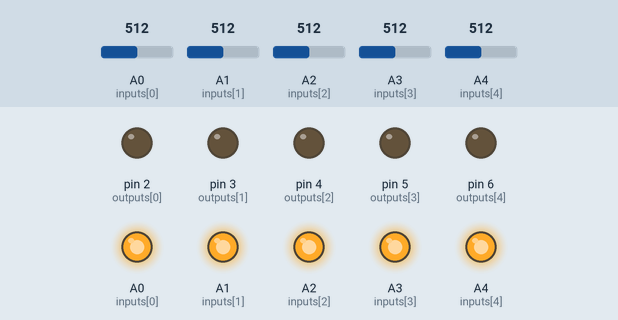
This sketch was run on a simulated Arduino Uno, built with avr-gcc and run on an emulated ATmega328P. Shown: output pins drawn as LEDs (lit = HIGH). The inputs (shaded band) are chosen by the test bench; at power-on: A0 (inputs[0]) = 512, A1 (inputs[1]) = 512, A2 (inputs[2]) = 512, A3 (inputs[3]) = 512, A4 (inputs[4]) = 512. What the sketch prints to the serial monitor is not drawn.

Above: at 1.2 s.
1.3 s: A0 (inputs[0]) set to 792
3.1 s: A0 (inputs[0]) set to 815
At 3.6 s:
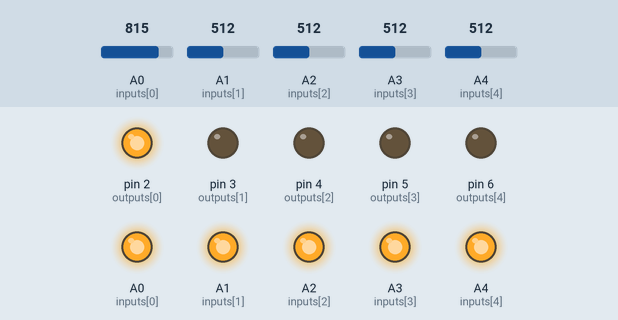
4.6 s: A1 (inputs[1]) set to 789
6.3 s: A1 (inputs[1]) set to 811
At 7.3 s:
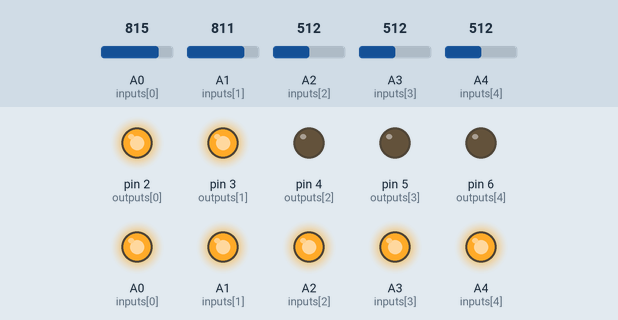
7.8 s: A2 (inputs[2]) set to 783
9.5 s: A2 (inputs[2]) set to 808
At 10.9 s:
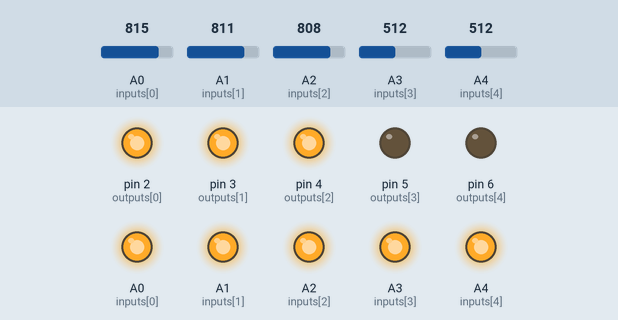
Timing chart, 0 to 12.0 s (numbered marks = the images above; inputs shaded):
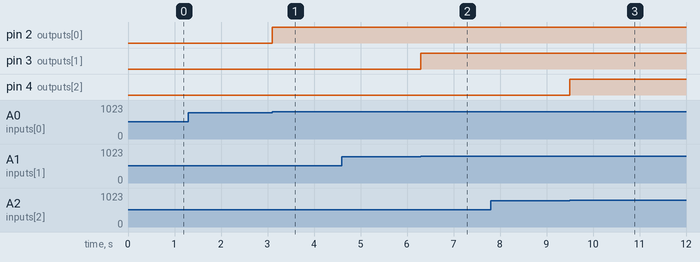

Measured:
- the behaviour switches between 800 and 801 on A0 (inputs[0]) (found by bisection; images 0 and 1)
- the behaviour switches between 800 and 801 on A1 (inputs[1]) (found by bisection; images 1 and 2)
- the behaviour switches between 800 and 801 on A2 (inputs[2]) (found by bisection; images 2 and 3)
- after the input at 1.3 s, every drawn part: stays the same
- after the input at 3.1 s, pin 2 (outputs[0]): LOW → HIGH at once
- after the input at 4.6 s, every drawn part: stays the same
- after the input at 6.3 s, pin 3 (outputs[1]): LOW → HIGH at once
- after the input at 7.8 s, every drawn part: stays the same
- after the input at 9.5 s, pin 4 (outputs[2]): LOW → HIGH at once

The sketch:

Nano_VelostatDriver.ino
```cpp
// uncomment this for 5-panel (PIU) mode
 #define __5_PANEL__
// uncomment this for player 2 mode
// #define __PLAYER_2__

#include "SerialUtils.h"

// these are the default sensitivity values we'll use, until
// overridden by the controller board
#define DEFAULT_SENSITIVITY 800

// set the serial address
#ifdef __PLAYER_2__
  #define SERIAL_ADDR 0x0B
#else
  #define SERIAL_ADDR 0x0A
#endif

// keep track of the current sensor values and what the thresholds
// are before we trigger a button press
#ifdef __5_PANEL__
  #define NUM_INPUTS 5
  int inputs[] = { A0, A1, A2, A3, A4 };
  int outputs[] = { 2, 3, 4, 5, 6 };
#else
  #define NUM_INPUTS 4
  int inputs[] = { A0, A1, A2, A3, A4 };
  int outputs[] = { 2, 3, 4, 5, 6 };
#endif


// the current thresholds for each arrow
struct THRESHOLD_DATA {
  uint16_t thresholds[NUM_INPUTS];
};

// the current values of each sensor, and the last poll rate
struct PAD_READOUT_DATA {
  uint16_t pressures[NUM_INPUTS];
  uint16_t pollRate;
};

THRESHOLD_DATA thresholdData;
PAD_READOUT_DATA padReadoutData;

// keep track of poll rate
long lastMillis = 0;
int loops = 0;

/**
 * Setup the IO pins
 */
void setup() {
  Serial.begin(115200);

  // init IO pins
  for (int i = 0; i < NUM_INPUTS; i++) {
    pinMode(inputs[i], INPUT_PULLUP);
    pinMode(inputs[i], HIGH);
    pinMode(outputs[i], OUTPUT);
    thresholdData.thresholds[i] = DEFAULT_SENSITIVITY;
  }
}

/**
 * Main program loop, drives the sensors and
 * updates the ESP32 SPI master
 */
void loop() {
  // keep track of our poll rate
  long currentMillis = millis();
  long deltaMillis = currentMillis - lastMillis;
  loops++;

  // every second, update the poll rate and send the readouts to the ESP module
  if (deltaMillis > 200) {
    padReadoutData.pollRate = (loops / (deltaMillis / 1000.0f));

    Serial.print("Current poll rate: ");
    Serial.print(padReadoutData.pollRate);
    Serial.println(" Hz");

    lastMillis = currentMillis;
    loops = 0;

    // update the ESP module
    sendReadouts();
  }

  // check if any of the buttons are pressed
  for (int i = 0; i < NUM_INPUTS; i++) {
    padReadoutData.pressures[i] = analogRead(inputs[i]);

    if (padReadoutData.pressures[i] <= thresholdData.thresholds[i]) {
      digitalWrite(outputs[i], LOW);
    } else {
      digitalWrite(outputs[i], HIGH);
    }
  }

  // check for updates from the ESP modules for new sensitivity thresholds and
  // apply them if there are any
  recvSerialBytes();
  checkSerialData();
}

/**
 * Send the pad readouts and poll rate to the ESP module.
 */
void sendReadouts() {
    Serial.println("Sending pad readouts to ESP module");
    Serial.write(START_MARKER);

    sendSerialInt(SERIAL_ADDR);

    for (int i = 0; i < NUM_INPUTS; i++) {
      sendSerialInt(padReadoutData.pressures[i]);
    }

    sendSerialInt(padReadoutData.pollRate);
    Serial.write(END_MARKER);
}

/**
 * Receive new threshold values from the ESP module.
 */
void checkSerialData() {
  if (newData) {
    // make sure this message was for our address and not the other player's board
    uint16_t addr = receivedBytes[0] | (receivedBytes[1] << 8);

    // read the thresholds
    if (addr == SERIAL_ADDR) {
      for (int i = 0; i < NUM_INPUTS; i++) {
        thresholdData.thresholds[i] = receivedBytes[(i * 2) + 2] | (receivedBytes[(i * 2) + 3] << 8);
      }

      Serial.println("Reading threshold data from serial master");
      Serial.print("New thresholds: ");

      for (int i = 0; i < NUM_INPUTS; i++) {
        Serial.print(thresholdData.thresholds[i]);
        Serial.print(" ");
      }

      Serial.println("");
    }

    newData = false;
  }
 }
```

SerialUtils.h
```cpp
#ifndef __SERIAL_UTILS_H__
#define __SERIAL_UTILS_H__

#define START_MARKER 0x3C
#define END_MARKER 0x3E
#define SUBSTITUTE_BYTE 0x3D

const byte numBytes = 32;
byte receivedBytes[numBytes];
byte numReceived = 0;
boolean newData = false;
byte convBuf[2];

/**
 * Receive bytes over serial, setting a flag once we've received a whole data message.
 */
void recvSerialBytes() {
    static boolean recvInProgress = false;
    static byte ndx = 0;
    byte rb;

    while (Serial.available() > 0 && !newData) {
        rb = Serial.read();

        if (recvInProgress) {
            if (rb != END_MARKER) {
                receivedBytes[ndx] = rb;
                ndx++;

                if (ndx >= numBytes) {
                    ndx = numBytes - 1;
                }
            } else {
                receivedBytes[ndx] = '\0';
                recvInProgress = false;
                numReceived = ndx;
                ndx = 0;
                newData = true;
            }
        } else if (rb == START_MARKER) {
            recvInProgress = true;
        }
    }
}

/**
 * Sends an integer over serial.
 */
void sendSerialInt(uint16_t val) {
    // make sure we don't send the markers accidentally
    if (val == START_MARKER ||
            val == END_MARKER) {
        val = SUBSTITUTE_BYTE;
    }

    convBuf[0] = val & 0xFF;
    convBuf[1] = (val >> 8)  & 0xFF;

    Serial.write(convBuf, sizeof(convBuf));
}

#endif
```
